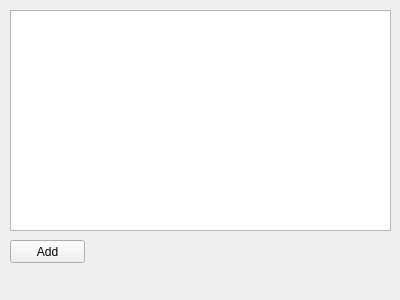
<?xml version="1.0" encoding="UTF-8"?>
<ui version="4.0">
 <class>CoffeeApp</class>
 <widget class="QMainWindow" name="CoffeeApp">
  <property name="geometry">
   <rect>
    <x>0</x>
    <y>0</y>
    <width>400</width>
    <height>300</height>
   </rect>
  </property>
  <widget class="QTableWidget" name="tableWidget">
   <property name="geometry">
    <rect>
     <x>10</x>
     <y>10</y>
     <width>381</width>
     <height>221</height>
    </rect>
   </property>
  </widget>
  <widget class="QPushButton" name="addButton">
   <property name="geometry">
    <rect>
     <x>10</x>
     <y>240</y>
     <width>75</width>
     <height>23</height>
    </rect>
   </property>
   <property name="text">
    <string>Add</string>
   </property>
  </widget>
 </widget>
 <resources/>
 <connections/>
</ui>
